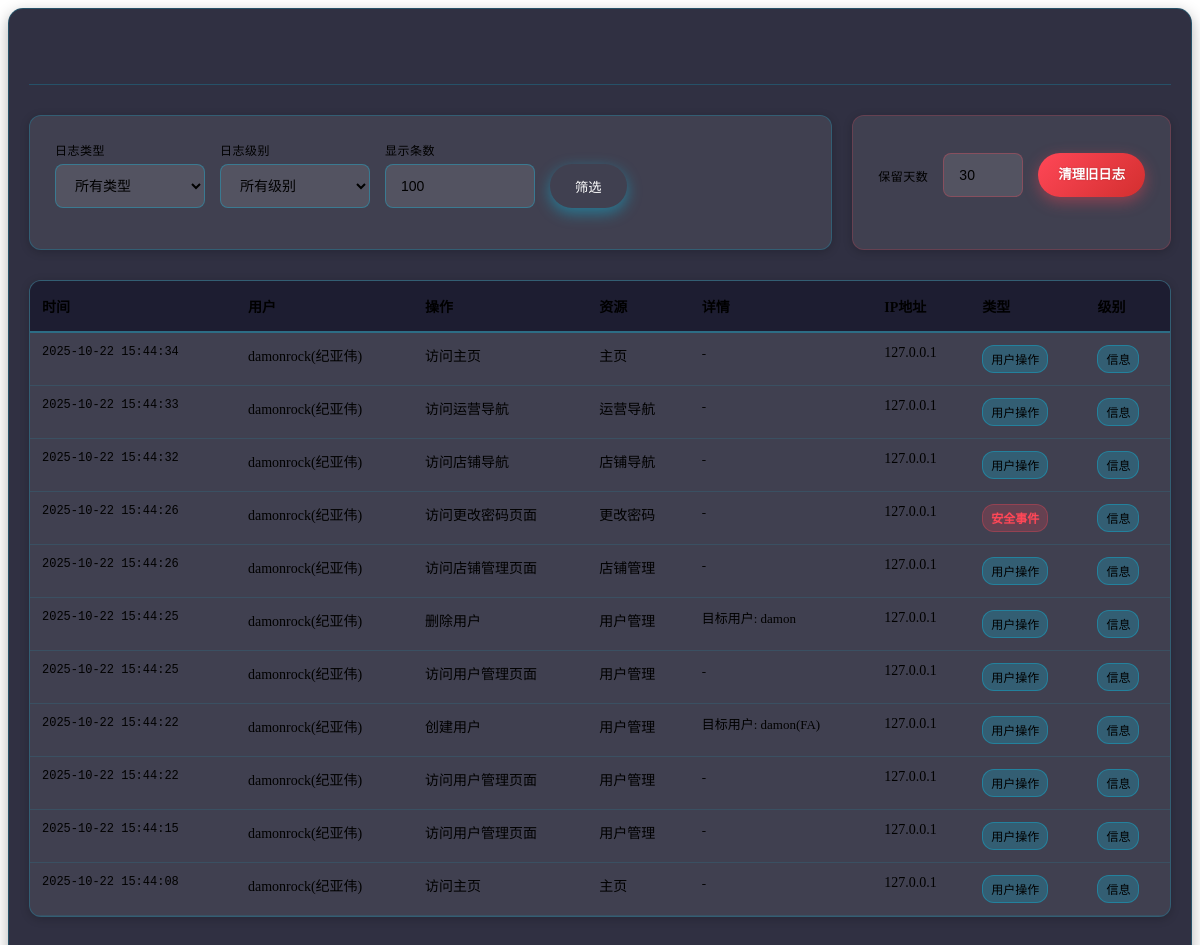
The page /admin/logs (signed in) on the database its author committed.
### tables this page shows
CREATE TABLE "logs" (
                id INTEGER PRIMARY KEY AUTOINCREMENT,
                timestamp DATETIME DEFAULT (datetime('now', '+8 hours')),
                user_id INTEGER,
                username VARCHAR(50),
                action VARCHAR(100) NOT NULL,
                resource VARCHAR(100),
                details TEXT,
                ip_address VARCHAR(45),
                user_agent TEXT,
                log_type VARCHAR(20) DEFAULT 'user',
                level VARCHAR(10) DEFAULT 'info',
                FOREIGN KEY (user_id) REFERENCES users (id)
            );

### routes/admin.py (the view)
@admin_bp.route('/logs')
@login_required
@admin_required
def view_logs():
    from core.database import get_logs
    log_type = request.args.get('type', '')
    level = request.args.get('level', '')
    limit = int(request.args.get('limit', 100))
    logs = get_logs(
        limit=limit,
        log_type=log_type if log_type else None,
        level=level if level else None
    )
    return render_template('admin/logs_embed.html', logs=logs,
                         current_type=log_type, current_level=level, limit=limit)

### app.py (called while the page is built)
@app.template_filter('beijing_time')
def beijing_time_filter(timestamp):
    if not timestamp:
        return ""
    if isinstance(timestamp, str):
        try:
            dt = datetime.strptime(timestamp, '%Y-%m-%d %H:%M:%S')
        except ValueError:
            return timestamp
    else:
        dt = timestamp
    return dt.strftime('%Y-%m-%d %H:%M:%S')

### core/auth.py (called while the page is built, shortened)
def is_logged_in():
    return 'username' in session

def login_required(f):
    from functools import wraps
    @wraps(f)
    def decorated_function(*args, **kwargs):
        if not is_logged_in():
            return redirect(url_for('auth.login', next=request.url))
        return f(*args, **kwargs)
    return decorated_function

def admin_required(f):
    from functools import wraps
    @wraps(f)
    def decorated_function(*args, **kwargs):
        if not is_logged_in():
            return redirect(url_for('auth.login', next=request.url))
        return f(*args, **kwargs)
    return decorated_function

### core/database.py (called while the page is built)
def get_logs(limit=100, log_type=None, level=None, user_id=None):
    conn = get_db_connection()
    cursor = conn.cursor()
    query = "SELECT * FROM logs WHERE 1=1"
    params = []
    if log_type:
        query += " AND log_type = ?"
        params.append(log_type)
    if level:
        query += " AND level = ?"
        params.append(level)
    if user_id:
        query += " AND user_id = ?"
        params.append(user_id)
    query += " ORDER BY timestamp DESC LIMIT ?"
    params.append(limit)
    try:
        cursor.execute(query, params)
        logs = cursor.fetchall()
        return logs
    except Exception as e:
        print(f"获取日志失败: {e}")
        return []
    finally:
        conn.close()

### core/database_config.py (called while the page is built)
def get_db_connection():
    conn = sqlite3.connect(DB_PATH)
    conn.execute(f"PRAGMA temp_store = 2")  # 使用临时内存存储
    conn.execute("PRAGMA journal_mode = WAL")  # 使用WAL模式提高并发性能
    def beijing_now():
        """返回当前北京时间"""
        return datetime.strftime(datetime.now(), '%Y-%m-%d %H:%M:%S')
    conn.create_function("beijing_now", 0, beijing_now)
    conn.row_factory = sqlite3.Row  # 使结果可以通过列名访问
    return conn

### templates/admin/logs_embed.html (shortened to what this page needs)
<div class="logs-management-embed">
    <div class="section-header">
        <h2> 系统日志</h2>
    </div>
    <div class="filter-clear-container">
        <div class="filter-card">
            <form id="log-filter-form" method="GET" class="filter-form">
                <div class="filter-group">
                    <label for="type">日志类型</label>
                    <select name="type" id="type">
                        <option value="">所有类型</option>
                    </select>
                </div>
                <div class="filter-group">
                    <label for="level">日志级别</label>
                    <select name="level" id="level">
                        <option value="">所有级别</option>
                    </select>
                </div>
                <div class="filter-group">
                    <label for="limit">显示条数</label>
                    <input type="number" name="limit" id="limit" value="{{ limit }}" min="10" max="1000" step="10" placeholder="显示条数">
                </div>
                <div class="filter-actions">
                    <button type="submit">筛选</button>
                </div>
            </form>
        </div>
        <div class="clear-logs-card">
            <form id="clear-logs-form" class="clear-logs-form" onsubmit="return confirm('确定要清理旧日志吗？此操作不可恢复！')">
                <label for="days">保留天数</label>
                <input type="number" name="days" value="30" min="1" max="365" title="保留天数">
                <button type="submit" class="clear-logs-btn">清理旧日志</button>
            </form>
        </div>
    </div>
    <div class="logs-table-container">
        <table class="logs-table">
            <thead>
                <tr>
                    <th>时间</th>
                    <th>用户</th>
                    <th>操作</th>
                    <th>资源</th>
                    <th>详情</th>
                    <th>IP地址</th>
                    <th>类型</th>
                    <th>级别</th>
                </tr>
            </thead>
            <tbody>
                {% for log in logs %}
                <tr>
                    <td class="timestamp">{{ log.timestamp | beijing_time }}</td>
                    <td>{{ log.username or '-' }}</td>
                    <td>{{ log.action }}</td>
                    <td>{{ log.resource or '-' }}</td>
                    <td class="log-details">{{ log.details or '-' }}</td>
                    <td>{{ log.ip_address or '-' }}</td>
                    <td>
                        <span class="log-type-badge log-type-{{ log.log_type }}">
                            {{ {
                                'user': '用户操作',
                                'system': '系统事件',
                                'security': '安全事件'
                            }.get(log.log_type, log.log_type) }}
                        </span>
                    </td>
                    <td>
                        <span class="log-level-badge log-level-{{ log.level }}">
                            {{ {
                                'debug': '调试',
                                'info': '信息',
                                'warning': '警告',
                                'error': '错误',
                                'critical': '严重'
                            }.get(log.level, log.level) }}
                        </span>
                    </td>
                </tr>
                {% endfor %}
            </tbody>
        </table>
    </div>
</div>

### rows shown on the page
logs: timestamp|beijing_time "2025-10-22 15:44:34", username "damonrock(纪亚伟)", action "访问主页", resource "主页", details "-", ip_address "127.0.0.1", log_type "用户操作", level "信息"
logs: timestamp|beijing_time "2025-10-22 15:44:33", username "damonrock(纪亚伟)", action "访问运营导航", resource "运营导航", details "-", ip_address "127.0.0.1", log_type "用户操作", level "信息"
logs: timestamp|beijing_time "2025-10-22 15:44:32", username "damonrock(纪亚伟)", action "访问店铺导航", resource "店铺导航", details "-", ip_address "127.0.0.1", log_type "用户操作", level "信息"
logs: timestamp|beijing_time "2025-10-22 15:44:26", username "damonrock(纪亚伟)", action "访问更改密码页面", resource "更改密码", details "-", ip_address "127.0.0.1", log_type "安全事件", level "信息"
logs: timestamp|beijing_time "2025-10-22 15:44:26", username "damonrock(纪亚伟)", action "访问店铺管理页面", resource "店铺管理", details "-", ip_address "127.0.0.1", log_type "用户操作", level "信息"
logs: timestamp|beijing_time "2025-10-22 15:44:25", username "damonrock(纪亚伟)", action "删除用户", resource "用户管理", details "目标用户: damon", ip_address "127.0.0.1", log_type "用户操作", level "信息"
logs: timestamp|beijing_time "2025-10-22 15:44:25", username "damonrock(纪亚伟)", action "访问用户管理页面", resource "用户管理", details "-", ip_address "127.0.0.1", log_type "用户操作", level "信息"
logs: timestamp|beijing_time "2025-10-22 15:44:22", username "damonrock(纪亚伟)", action "创建用户", resource "用户管理", details "目标用户: damon(FA)", ip_address "127.0.0.1", log_type "用户操作", level "信息"
logs: timestamp|beijing_time "2025-10-22 15:44:22", username "damonrock(纪亚伟)", action "访问用户管理页面", resource "用户管理", details "-", ip_address "127.0.0.1", log_type "用户操作", level "信息"
logs: timestamp|beijing_time "2025-10-22 15:44:15", username "damonrock(纪亚伟)", action "访问用户管理页面", resource "用户管理", details "-", ip_address "127.0.0.1", log_type "用户操作", level "信息"
logs: timestamp|beijing_time "2025-10-22 15:44:08", username "damonrock(纪亚伟)", action "访问主页", resource "主页", details "-", ip_address "127.0.0.1", log_type "用户操作", level "信息"
